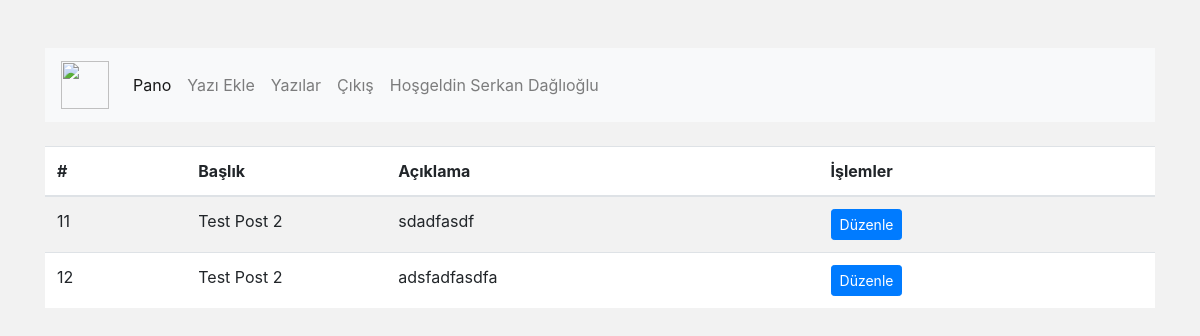
The app's page /admin/posts (signed in) with its own data.
### tables this page shows
CREATE TABLE "posts" (
	"post_id"	integer NOT NULL,
	"post_title"	text(255),
	"post_content"	blob,
	"user_id"	integer,
	"post_summary"	BLOB,
	PRIMARY KEY("post_id" AUTOINCREMENT)
);

### flask_proje_one/controllers/admin.py (the view)
@admin_bp.route("/posts")
@login_required
def admin_posts():
    db = get_db()
    cr = db.cursor()
    sql = "SELECT * FROM posts JOIN users ON posts.user_id=users.user_id WHERE posts.user_id=?"
    cr.execute(sql, (str(session["user_id"]),))
    post_items = cr.fetchall()
    return render_template("admin_posts.html", post_items=post_items)

### flask_proje_one/app.py (called while the page is built)
@app.teardown_appcontext
def close_connection(exception):
    print("close_connection")
    db = getattr(g, '_database', None)
    if db is not None:
        db.close()

### flask_proje_one/libraries/app_functions.py (called while the page is built)
def login_required(view):
    @functools.wraps(view)
    def wrapped_view(**kwargs):
        if "username" not in session:
            return redirect(url_for("auth.login"))
        return view(**kwargs)
    return wrapped_view

### flask_proje_one/libraries/db_helper.py (called while the page is built)
def get_db():
    db = getattr(g, '_database', None)
    if db is None:
        db = g._database = sqlite3.connect(DATABASE)
        db.row_factory = make_dicts
    return db

def make_dicts(cursor, row):
    return dict((cursor.description[idx][0], value)
                for idx, value in enumerate(row))

### flask_proje_one/templates/admin_posts.html
{% extends "admin_layout.html" %}
{% block content %}
    <div class="page-wrapper">
        <table class="table table-striped">
            <thead>
            <tr>
                <th scope="col">#</th>
                <th scope="col">{{ _("Başlık") }}</th>
                <th scope="col">{{ _("Açıklama") }}</th>
                <th scope="col">{{ _("İşlemler") }}</th>
            </tr>
            </thead>
            <tbody>
            {% for post in post_items %}
                <tr>
                    <td>{{ post["post_id"] }}</td>
                    <td style="width:200px;">{{ post["post_title"] }}</td>
                    <td>{{ post["post_summary"] }}</td>
                    <td>
                        <a href="{{ url_for("admin.post_edit",post_id=post["post_id"]) }}" class="btn btn-sm btn-primary">{{ _("Düzenle") }}</a>
                    </td>
                </tr>
            {% endfor %}
            </tbody>
        </table>
    </div>
{% endblock %}

### flask_proje_one/static/app.css (style rules this page uses)
body { background-color: #f2f2f2; font-size: 16px; color: #707070; }
.page-wrapper { background-color: #ffffff; }

### records on screen
posts: post_id "11", post_title "Test Post 2", post_summary "sdadfasdf"
posts: post_id "12", post_title "Test Post 2", post_summary "adsfadfasdfa"
